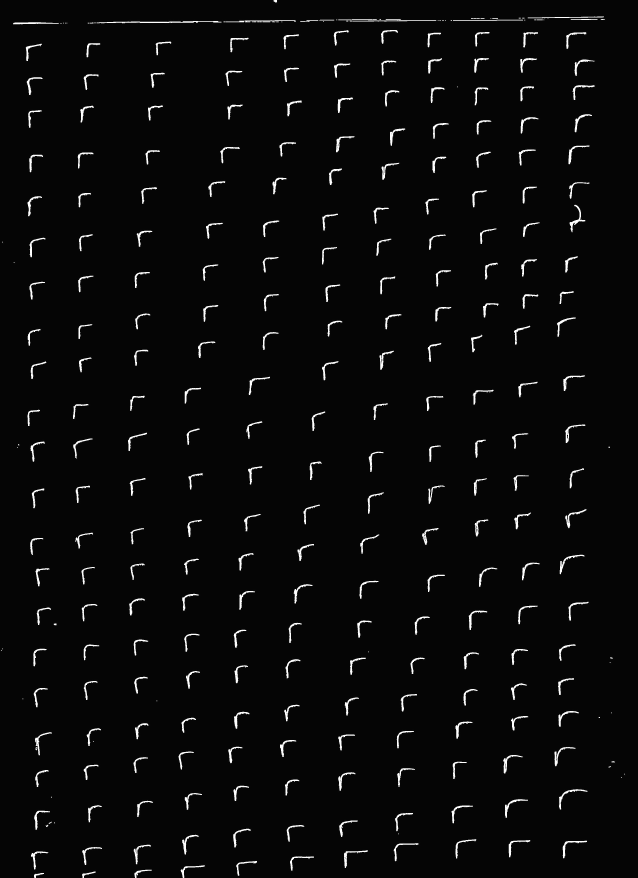
//> input picture testing7/testing7/dilatedImage.jpg, 2550 x 3509 px (shown at 1/4 size)
$ ./main   (built with g++ and OpenCV 4)
//> lines starting //> are read from the running program, lines starting //| are printed output that depends on the picture; after the words box and inside, x2 and y2 are one past the last pixel; in counts of white or black regions, pixels touching at a corner belong together
#include<opencv2\opencv.hpp>
#include<iostream>
#include<string>

using namespace cv;
using namespace std;

int main()
{
	//load image
	Mat original = imread("dilatedImage.jpg", CV_LOAD_IMAGE_UNCHANGED);
//> original is the input picture: 3509 rows x 2550 cols, CV_8UC1; min 0, max 255, mean 10.5

	//thresholding
	threshold(original, original, 100, 255, THRESH_BINARY);
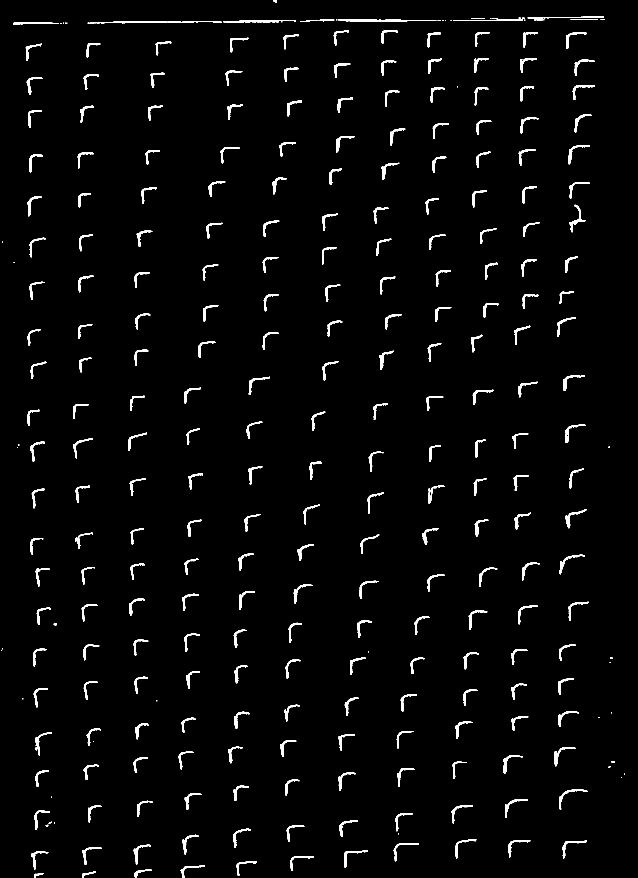
//> original: 3509 rows x 2550 cols, CV_8UC1 (shown at 1/4 size); 2.2% white; 336 white regions (49 under 20 px), largest, box (x1, y1, x2, y2) and area: (386, 84, 886, 93) 2269, (2278, 819, 2341, 929) 1227, (2236, 3157, 2350, 3238) 1129

	//inverting
	//bitwise_not(original, original);

	//connected components
	Mat labels, stats, centroids;
	int nLabels = connectedComponentsWithStats(original, labels, stats, centroids, 8, CV_32S);
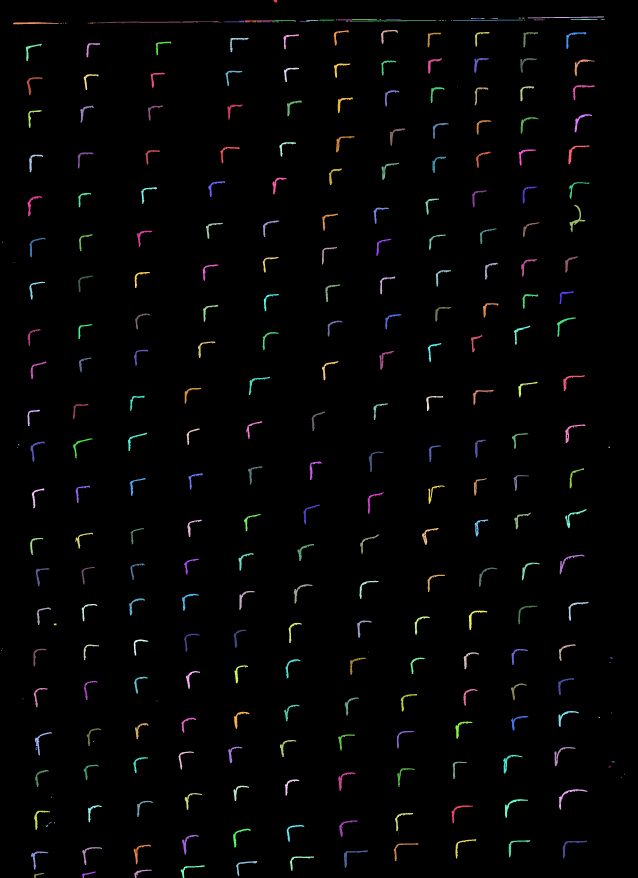
//> labels: 3509 rows x 2550 cols, CV_32SC1 (shown at 1/4 size); 337 distinct labels, from 0 to 336; one colour per label, 0 black
//> stats = 337 rows, first 6: [0, 0, 2550, 3509, 8751650], [1094, 0, 14, 11, 114], [2111, 66, 305, 7, 1040], [2075, 71, 8, 3, 24], [2089, 71, 9, 3, 27], [1884, 73, 8, 3, 24]; centroids = 337 pairs, first value 5 to 2497, second value 3.98 to 3498.3; nLabels = 337
	cout << "Number of connected components found : " << nLabels;
//| Number of connected components found : 337

	//cropping connected components
	for (int i = 1; i < nLabels; i++) //iterating over total number of connected components found
	{
		int x = stats.at<int>(i, CC_STAT_LEFT);
		int y = stats.at<int>(i, CC_STAT_TOP);
		int width = stats.at<int>(i, CC_STAT_WIDTH);
		int height = stats.at<int>(i, CC_STAT_HEIGHT);
		int area = stats.at<int>(i, CC_STAT_AREA);

		//check area, to exclude small particle and long lines
		if (area > 225 && area < 10000)
		{
			//actual cropping
			Rect cropped = Rect(x, y, width, height);
			Mat cropped_img = original(cropped);

			//cropping to 28*28
			resize(cropped_img, cropped_img, Size(28, 28), 0, 0, CV_INTER_AREA);

			//writing file
			string filename = "aropped_" + to_string(i) + ".jpg";
			imwrite(filename, cropped_img); cout << "end";
		}
	}
//> this loop made 336 passes
//> (x, y, width, height, area) on passes 1, 2, 3, 4, 5, 6, 7, 8, 10, 11, 12, 14: (1094, 0, 14, 11, 114), (2111, 66, 305, 7, 1040), (2075, 71, 8, 3, 24), (2089, 71, 9, 3, 27), (1884, 73, 8, 3, 24), (1893, 73, 14, 3, 42), (1908, 73, 11, 3, 33), (1922, 73, 16, 3, 48), (1969, 72, 23, 3, 69), (1406, 77, 82, 4, 247), (1489, 77, 18, 3, 54), (1543, 76, 60, 3, 180)
//| endendendendendendendend
//> (output is shown up to pass 37 of 336)
//> pass 2, `resize(cropped_img, cropped_img, Size(28, 28), 0, 0, CV_INTER_AREA);`:
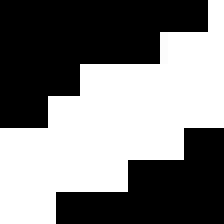
//> cropped_img: 28 rows x 28 cols, CV_8UC1 (shown 8 times larger); min 0, max 255, mean 124.9

	waitKey(0);
	return 0;
}
